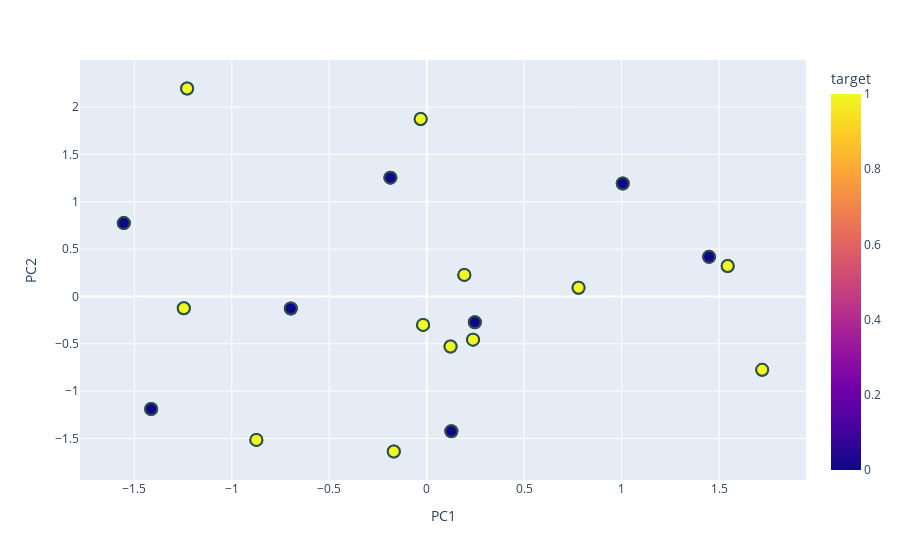

Notebook code cell kept with this figure:
### Code cell
from plotly import express as px
#fig = px.scatter_3d(df, x=df['feature1'], y =df['feature2'], z = df['feature3'], color=df['target'].astype('str'))
fig = px.scatter(new_df, x="PC1", y="PC2",color="target",color_discrete_sequence=px.colors.qualitative.G10)
fig.update_traces(marker=dict(size=12,line=dict(width=2,color='DarkSlateGrey')),selector=dict(mode='markers'))

fig.show()

### Figure 1 — Plotly figure (JSON) as saved in the notebook; plotly's stock layout.template omitted (floating-point values rounded to 4 significant figures)
{"data": [{"hovertemplate": "PC1=%{x}<br>PC2=%{y}<br>target=%{marker.color}<extra></extra>", "legendgroup": "", "marker": {"color": [1, 1, 0, 0, 0, 0, 1, 0, 0, 1, 0, 0, 1, 1, 0, 1, 1, 0, 1, 0, 0, 0, 1, 1, 1, 1, 0, 0, 1, 1, 1, 0, 1, 0, 0, 1, 0, 1, 1, 0], "coloraxis": "coloraxis", "line": {"color": "DarkSlateGrey", "width": 2}, "size": 12, "symbol": "circle"}, "mode": "markers", "name": "", "orientation": "v", "showlegend": false, "type": "scatter", "x": [1.005, 0.1261, -0.1692, -1.246, 0.1926, 1.72, -1.554, -0.01889, 0.2374, 0.2465, 1.543, 0.1261, -0.6973, 1.72, 0.7784, 1.448, -0.1692, -1.229, 0.2374, -0.03117, 0.1219, -0.6973, -1.229, -0.1865, -0.01889, 0.1219, -0.874, -1.554, -0.03117, -0.874, 1.543, -0.1865, -1.414, 1.005, -1.414, -1.246, 0.2465, 0.7784, 0.1926, 1.448], "xaxis": "x", "y": [1.192, -1.424, -1.637, -0.1243, 0.2277, -0.7749, 0.7744, -0.3006, -0.456, -0.2722, 0.3212, -1.424, -0.1277, -0.7749, 0.09205, 0.4182, -1.637, 2.196, -0.456, 1.874, -0.5291, -0.1277, 2.196, 1.255, -0.3006, -0.5291, -1.515, 0.7744, 1.874, -1.515, 0.3212, 1.255, -1.189, 1.192, -1.189, -0.1243, -0.2722, 0.09205, 0.2277, 0.4182], "yaxis": "y"}], "layout": {"coloraxis": {"colorbar": {"title": {"text": "target"}}, "colorscale": [[0, "#0d0887"], [0.1111, "#46039f"], [0.2222, "#7201a8"], [0.3333, "#9c179e"], [0.4444, "#bd3786"], [0.5556, "#d8576b"], [0.6667, "#ed7953"], [0.7778, "#fb9f3a"], [0.8889, "#fdca26"], [1, "#f0f921"]]}, "legend": {"tracegroupgap": 0}, "margin": {"t": 60}, "xaxis": {"anchor": "y", "domain": [0, 1], "title": {"text": "PC1"}}, "yaxis": {"anchor": "x", "domain": [0, 1], "title": {"text": "PC2"}}}}
